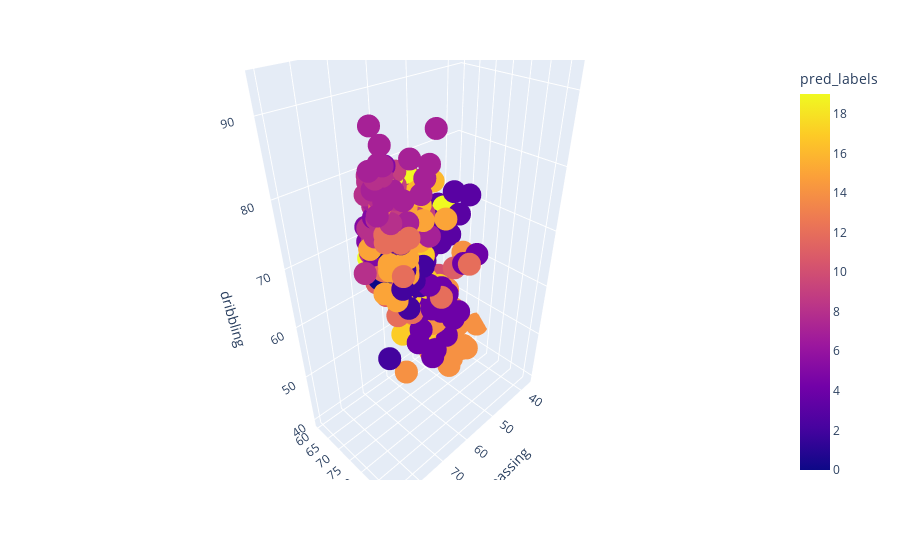

Source (notebook cell):
### Markdown cell above
### Best ball carrier

### Code cell
fig = px.scatter_3d(PCA_components, x='passing', y='overall', z='dribbling',
              color="pred_labels", log_x=True, hover_name="name", hover_data=["overall"])
fig.show()

### Figure 1 — Plotly figure (JSON) as saved in the notebook; plotly's stock layout.template omitted (floating-point values rounded to 4 significant figures; data arrays with more than 128 entries replaced by an {"elided": "..."} marker saying what was removed)
{"data": [{"hovertemplate": "<b>%{hovertext}</b><br><br>passing=%{x}<br>overall=%{y}<br>dribbling=%{z}<br>pred_labels=%{marker.color}<extra></extra>", "hovertext": {"elided": "391 str values"}, "legendgroup": "", "marker": {"color": {"elided": "391 int values"}, "coloraxis": "coloraxis", "symbol": "circle"}, "mode": "markers", "name": "", "scene": "scene", "showlegend": false, "type": "scatter3d", "x": {"elided": "391 int values"}, "y": {"elided": "391 int values"}, "z": {"elided": "391 int values"}}], "layout": {"coloraxis": {"colorbar": {"title": {"text": "pred_labels"}}, "colorscale": [[0, "#0d0887"], [0.1111, "#46039f"], [0.2222, "#7201a8"], [0.3333, "#9c179e"], [0.4444, "#bd3786"], [0.5556, "#d8576b"], [0.6667, "#ed7953"], [0.7778, "#fb9f3a"], [0.8889, "#fdca26"], [1, "#f0f921"]]}, "legend": {"tracegroupgap": 0}, "margin": {"t": 60}, "scene": {"domain": {"x": [0, 1], "y": [0, 1]}, "xaxis": {"title": {"text": "passing"}, "type": "log"}, "yaxis": {"title": {"text": "overall"}}, "zaxis": {"title": {"text": "dribbling"}}}}}
